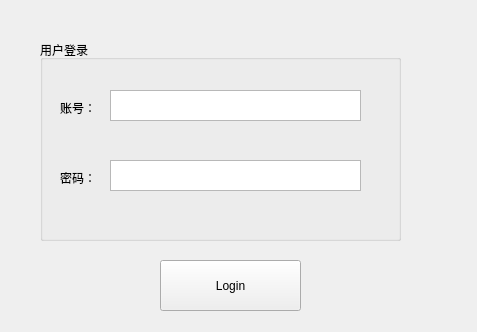
<?xml version="1.0" encoding="UTF-8"?>
<ui version="4.0">
 <class>Login</class>
 <widget class="QWidget" name="Login">
  <property name="geometry">
   <rect>
    <x>0</x>
    <y>0</y>
    <width>477</width>
    <height>332</height>
   </rect>
  </property>
  <property name="windowTitle">
   <string>Form</string>
  </property>
  <widget class="QPushButton" name="pushButton">
   <property name="geometry">
    <rect>
     <x>160</x>
     <y>260</y>
     <width>141</width>
     <height>51</height>
    </rect>
   </property>
   <property name="text">
    <string>Login</string>
   </property>
  </widget>
  <widget class="QGroupBox" name="groupBox">
   <property name="geometry">
    <rect>
     <x>40</x>
     <y>40</y>
     <width>361</width>
     <height>201</height>
    </rect>
   </property>
   <property name="title">
    <string>用户登录</string>
   </property>
   <widget class="QLabel" name="label">
    <property name="geometry">
     <rect>
      <x>20</x>
      <y>60</y>
      <width>72</width>
      <height>15</height>
     </rect>
    </property>
    <property name="text">
     <string>账号：</string>
    </property>
   </widget>
   <widget class="QLabel" name="label_2">
    <property name="geometry">
     <rect>
      <x>20</x>
      <y>130</y>
      <width>72</width>
      <height>15</height>
     </rect>
    </property>
    <property name="text">
     <string>密码：</string>
    </property>
   </widget>
   <widget class="QPlainTextEdit" name="plainTextEdit">
    <property name="geometry">
     <rect>
      <x>70</x>
      <y>50</y>
      <width>251</width>
      <height>31</height>
     </rect>
    </property>
   </widget>
   <widget class="QPlainTextEdit" name="plainTextEdit_2">
    <property name="geometry">
     <rect>
      <x>70</x>
      <y>120</y>
      <width>251</width>
      <height>31</height>
     </rect>
    </property>
   </widget>
  </widget>
 </widget>
 <resources/>
 <connections/>
</ui>
